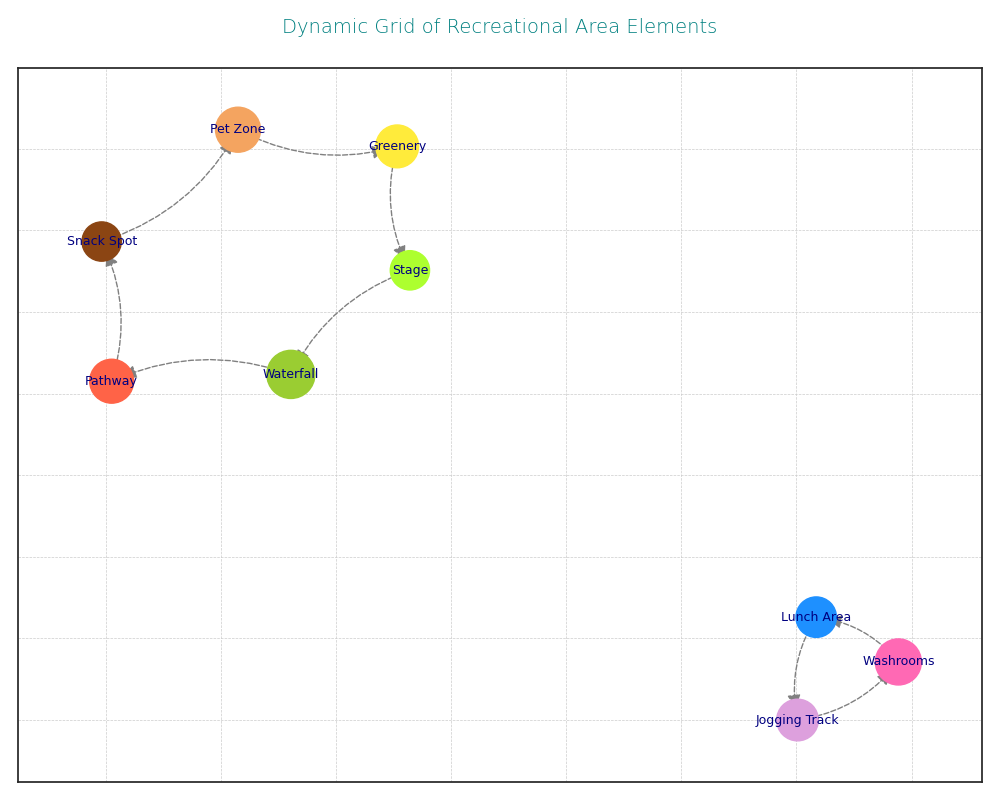

Source code (Python):
import matplotlib.pyplot as plt
import networkx as nx

features = [
    "Pathway", "Lunch Area", "Waterfall", "Jogging Track", 
    "Pet Zone", "Greenery", "Stage", "Washrooms", "Snack Spot"
]

connections = [
    ("Greenery", "Pet Zone"),
    ("Pathway", "Waterfall"),
    ("Washrooms", "Jogging Track"),
    ("Pet Zone", "Snack Spot"),
    ("Stage", "Greenery"),
    ("Lunch Area", "Washrooms"),
    ("Waterfall", "Stage"),
    ("Snack Spot", "Pathway"),
    ("Jogging Track", "Lunch Area")
]

G = nx.DiGraph()
G.add_nodes_from(features)
G.add_edges_from(connections)

pos = nx.spring_layout(G, seed=24)

node_colors = ['#ff6347', '#1e90ff', '#9acd32', '#dda0dd', '#f4a460', '#ffeb3b', '#adff2f', '#ff69b4', '#8b4513']
node_sizes = [1000, 850, 1200, 900, 1050, 950, 800, 1100, 800]

plt.figure(figsize=(10, 8))
nx.draw_networkx_nodes(G, pos, node_color=node_colors, node_size=node_sizes)
nx.draw_networkx_edges(G, pos, connectionstyle='arc3,rad=-0.2', arrowstyle='<|-', arrowsize=20, edge_color='gray', style='dashed')
nx.draw_networkx_labels(G, pos, font_size=9, font_color='navy', font_family='sans-serif')

plt.title(
    'Dynamic Grid of Recreational Area Elements',
    fontsize=14, fontweight='light', color='teal', pad=25
)

plt.grid(True, which='both', linestyle='--', linewidth=0.5)
plt.axis('on')
plt.tight_layout()
plt.show()
